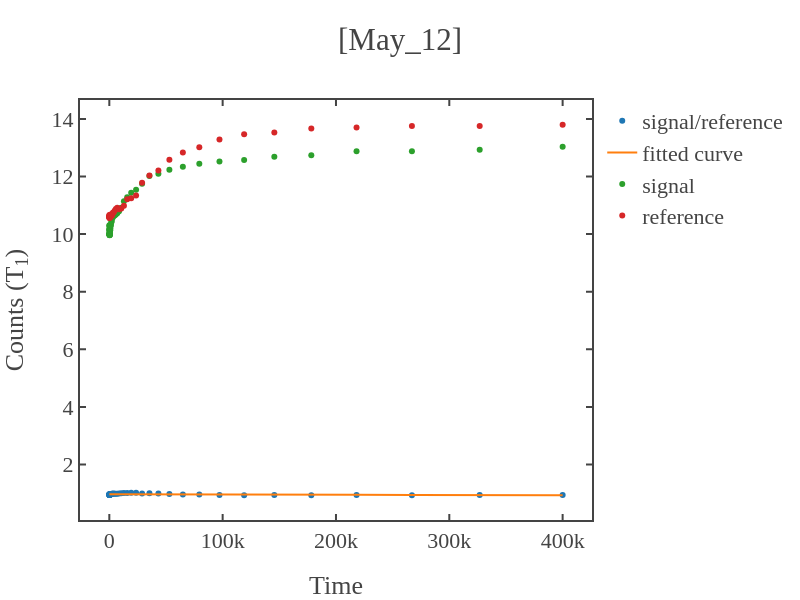

Notebook cell for this chart:
### Code cell
# loading the data 
load_data = dict(np.load(total_path))
time_axis,signal_photon,reference_samples,signal_samples = data_to_time_signal(load_data,samples,first=first_sig_ref)


x=time_axis[1:]
y=signal_photon[1:]
guess_parameters = np.array([0.7,1,50e3])  # input these paramters(serially) with your guess  
fitting_function = 'exp'   # y0+y_max*np.exp(-x/tau)
fitting_range = False   # for x-axis 

# fitting the data
x_fit,y_fit,coefficient,error_bars = fit_func(x,y,fit_range=fitting_range,func=fitting_function,guess_params=guess_parameters) 
if len(str(int(coefficient[2])))>7 or coefficient[2]<0:
    print('Fitted lifetime seems too long (more than 10ms) or negative.')
    print('If not expected for T1 exp, retry with increasing or decreasing the evolution time of the sequence.')
# plotting the data 
fig1 = simple_plot(x,y,show=False,x_name = "Time",y_name = "Counts (T<sub>1</sub>)",mode='markers',title=f'{date}',curve_name='signal/reference')
fig2 = simple_plot(x_fit,y_fit,show=False,x_name = "Time",y_name = "Counts (T<sub>1</sub>)",mode='lines',title=f'{date}',curve_name='fitted curve')
fig3 = simple_plot(x,signal_samples[1:],show=False,x_name = "Time",y_name = "Counts (T<sub>1</sub>)",mode='markers',title=f'{date}',curve_name='signal')
fig4 = simple_plot(x,reference_samples[1:],show=False,x_name = "Time",y_name = "Counts (T<sub>1</sub>)",mode='markers',title=f'{date}',curve_name='reference')

add_figures([fig1,fig2,fig3,fig4],show=True,x_name = "Time",y_name = "Counts (T<sub>1</sub>)",title=f'[{date}]')

### Figure 1 — Plotly figure (JSON) as saved in the notebook; plotly's stock layout.template omitted (floating-point values rounded to 4 significant figures)
{"data": [{"mode": "markers", "name": "signal/reference", "showlegend": true, "type": "scatter", "x": [24, 29, 36, 44, 54, 67, 82, 100, 123, 150, 184, 226, 276, 338, 414, 507, 621, 760, 930, 1139, 1394, 1706, 2088, 2556, 3129, 3830, 4688, 5738, 7023, 8596, 10522, 12878, 15763, 19294, 23616, 28905, 35380, 43305, 53004, 64877, 79408, 97195, 118965, 145612, 178227, 218148, 267010, 326817, 400020], "y": [0.9661, 0.9701, 0.9601, 0.9554, 0.9563, 0.9488, 0.9479, 0.9456, 0.9424, 0.9379, 0.9431, 0.9383, 0.944, 0.9381, 0.9427, 0.9466, 0.9528, 0.9574, 0.959, 0.9638, 0.9701, 0.9777, 0.982, 0.9883, 0.9856, 0.9897, 0.9853, 0.9819, 0.9822, 0.9938, 1.003, 1.014, 1.006, 1.017, 1.018, 0.9972, 0.9983, 0.9905, 0.9725, 0.9609, 0.9565, 0.9424, 0.9339, 0.9379, 0.9321, 0.9396, 0.9363, 0.9398, 0.9446]}, {"mode": "lines", "name": "fitted curve", "showlegend": true, "type": "scatter", "x": [24, 29, 36, 44, 54, 67, 82, 100, 123, 150, 184, 226, 276, 338, 414, 507, 621, 760, 930, 1139, 1394, 1706, 2088, 2556, 3129, 3830, 4688, 5738, 7023, 8596, 10522, 12878, 15763, 19294, 23616, 28905, 35380, 43305, 53004, 64877, 79408, 97195, 118965, 145612, 178227, 218148, 267010, 326817, 400020], "y": [0.9699, 0.9699, 0.9698, 0.9698, 0.9698, 0.9698, 0.9698, 0.9698, 0.9698, 0.9698, 0.9698, 0.9698, 0.9698, 0.9698, 0.9698, 0.9698, 0.9698, 0.9698, 0.9697, 0.9697, 0.9697, 0.9697, 0.9696, 0.9696, 0.9695, 0.9694, 0.9693, 0.9692, 0.969, 0.9689, 0.9686, 0.9684, 0.968, 0.9676, 0.9671, 0.9665, 0.9658, 0.9649, 0.9638, 0.9625, 0.9609, 0.959, 0.9568, 0.9541, 0.9508, 0.947, 0.9426, 0.9375, 0.9316]}, {"mode": "markers", "name": "signal", "showlegend": true, "type": "scatter", "x": [24, 29, 36, 44, 54, 67, 82, 100, 123, 150, 184, 226, 276, 338, 414, 507, 621, 760, 930, 1139, 1394, 1706, 2088, 2556, 3129, 3830, 4688, 5738, 7023, 8596, 10522, 12878, 15763, 19294, 23616, 28905, 35380, 43305, 53004, 64877, 79408, 97195, 118965, 145612, 178227, 218148, 267010, 326817, 400020], "y": [10.3, 10.28, 10.18, 10.14, 10.14, 10.06, 10.01, 10.02, 9.997, 9.976, 9.967, 9.978, 9.979, 9.961, 9.976, 10.04, 10.12, 10.14, 10.19, 10.29, 10.31, 10.4, 10.45, 10.54, 10.59, 10.64, 10.65, 10.68, 10.72, 10.8, 10.92, 11.14, 11.28, 11.44, 11.54, 11.75, 12.02, 12.09, 12.24, 12.34, 12.45, 12.52, 12.58, 12.69, 12.74, 12.88, 12.88, 12.93, 13.03]}, {"mode": "markers", "name": "reference", "showlegend": true, "type": "scatter", "x": [24, 29, 36, 44, 54, 67, 82, 100, 123, 150, 184, 226, 276, 338, 414, 507, 621, 760, 930, 1139, 1394, 1706, 2088, 2556, 3129, 3830, 4688, 5738, 7023, 8596, 10522, 12878, 15763, 19294, 23616, 28905, 35380, 43305, 53004, 64877, 79408, 97195, 118965, 145612, 178227, 218148, 267010, 326817, 400020], "y": [10.67, 10.6, 10.61, 10.62, 10.6, 10.6, 10.56, 10.59, 10.61, 10.64, 10.57, 10.63, 10.57, 10.62, 10.58, 10.61, 10.62, 10.59, 10.63, 10.68, 10.63, 10.64, 10.64, 10.67, 10.74, 10.75, 10.81, 10.87, 10.92, 10.86, 10.89, 10.99, 11.21, 11.25, 11.34, 11.78, 12.04, 12.21, 12.58, 12.84, 13.01, 13.28, 13.47, 13.53, 13.67, 13.7, 13.75, 13.76, 13.8]}], "layout": {"height": 600, "title": {"text": "[May_12]"}, "width": 800, "xaxis": {"autorange": true, "range": [-25870.0, 425900.0], "title": {"text": "Time"}, "type": "linear"}, "yaxis": {"autorange": true, "range": [0.07271, 14.66], "title": {"text": "Counts (T<sub>1</sub>)"}, "type": "linear"}}}
